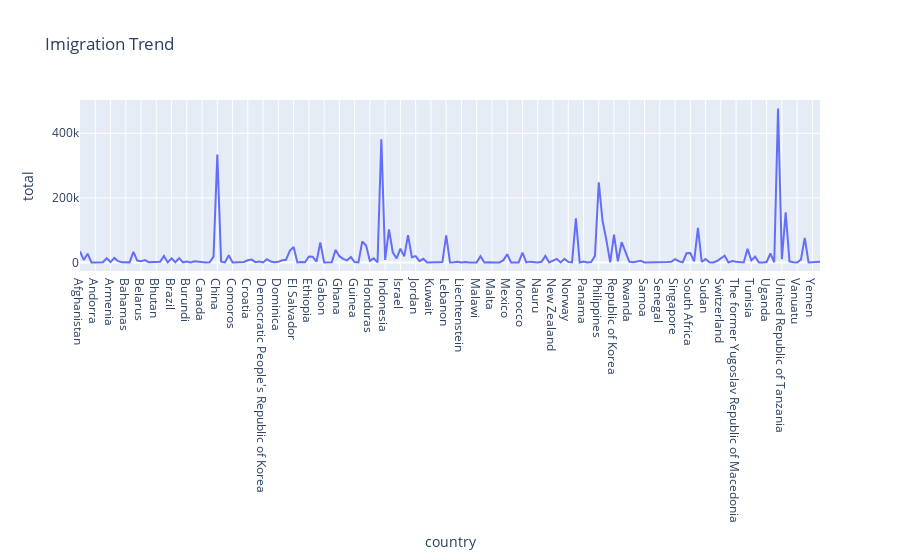

The cell this chart's notebook holds for it:
### Markdown cell above
analysis

### Code cell
import plotly.express as px 
px.line(df , x = 'country', y = 'total',title = 'Imigration Trend')

### Figure 1 — Plotly figure (JSON) as saved in the notebook; plotly's stock layout.template omitted (floating-point values rounded to 4 significant figures; data arrays with more than 128 entries replaced by an {"elided": "..."} marker saying what was removed)
{"data": [{"hovertemplate": "country=%{x}<br>total=%{y}<extra></extra>", "legendgroup": "", "line": {"color": "#636efa", "dash": "solid"}, "marker": {"symbol": "circle"}, "mode": "lines", "name": "", "orientation": "v", "showlegend": false, "type": "scatter", "x": {"elided": "195 str values"}, "xaxis": "x", "y": {"elided": "195 int values"}, "yaxis": "y"}], "layout": {"legend": {"tracegroupgap": 0}, "title": {"text": "Imigration Trend"}, "xaxis": {"anchor": "y", "domain": [0, 1], "title": {"text": "country"}}, "yaxis": {"anchor": "x", "domain": [0, 1], "title": {"text": "total"}}}}
